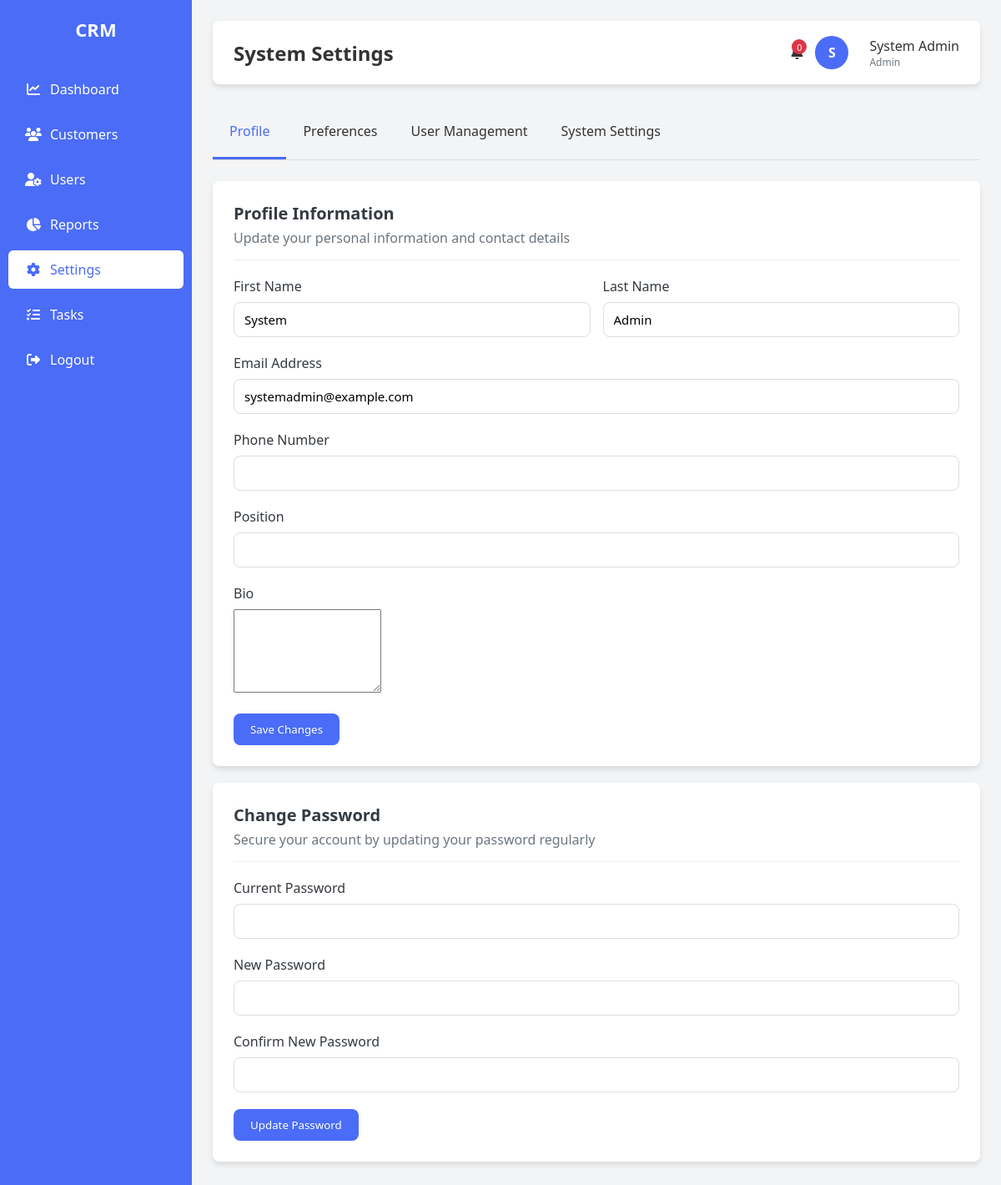
The page /settings.php (signed in) on the database its author committed.
### tables this page shows
CREATE TABLE `users` (
  `id` int(11) NOT NULL,
  `name` varchar(100) NOT NULL,
  `email` varchar(100) NOT NULL,
  `password` varchar(255) NOT NULL,
  `role` enum('admin','user') DEFAULT 'user',
  `phone` varchar(20) DEFAULT NULL,
  `position` varchar(100) DEFAULT NULL,
  `bio` text DEFAULT NULL,
  `created_at` timestamp NOT NULL DEFAULT current_timestamp(),
  `updated_at` timestamp NOT NULL DEFAULT current_timestamp() ON UPDATE current_timestamp()
);

### functions.php (called while the page is built, shortened)
<?php
include 'config.php';
function getUserDetails($user_id) {
    global $conn;
    $sql = "SELECT * FROM users WHERE id = ?";
    $stmt = $conn->prepare($sql);
    $stmt->bind_param("i", $user_id);
    $stmt->execute();
    $result = $stmt->get_result();
    if ($result->num_rows > 0) {
        $user = $result->fetch_assoc();
        $name_parts = explode(' ', $user['name'], 2);
        $user['first_name'] = $name_parts[0] ?? '';
        $user['last_name'] = $name_parts[1] ?? '';
        return $user;
    }
    return null;
}
?>

### settings.php (the view, shortened to what this page needs)
<?php
include 'config.php';
include 'functions.php';
$user_id = $_SESSION['user_id'];
$sql = "SELECT role, name FROM users WHERE id = ? LIMIT 1";
$stmt = $conn->prepare($sql);
$stmt->bind_param("i", $user_id);
$stmt->execute();
$result = $stmt->get_result();
if ($result->num_rows > 0) {
    $user = $result->fetch_assoc();
    $role = $user['role'];
    $user_name = $user['name'];
} else {
    session_destroy();
    header("Location: index.php");
    exit();
}
$user_details = getUserDetails($user_id);
?>
<!DOCTYPE html>
<html lang="en">
<head>
    <link rel="stylesheet" href="https://cdnjs.cloudflare.com/ajax/libs/font-awesome/6.4.0/css/all.min.css">
    <link rel="stylesheet" href="settings/settings.css">
</head>
<body>
    <div class="sidebar">
        <h2>CRM</h2>
        <a href="dashboard.php"><i class="fas fa-chart-line"></i> <span>Dashboard</span></a>
        <a href="customers.php"><i class="fas fa-users"></i> <span>Customers</span></a>
        <?php if ($role === 'admin') : ?>
            <a href="users.php"><i class="fas fa-user-cog"></i> <span>Users</span></a>
            <a href="reports.php"><i class="fas fa-chart-pie"></i> <span>Reports</span></a>
            <a href="settings.php" class="active"><i class="fas fa-cog"></i> <span>Settings</span></a>
        <?php endif; ?>
        <a href="task.php"><i class="fas fa-tasks"></i> <span>Tasks</span></a>
        <a href="logout.php"><i class="fas fa-sign-out-alt"></i> <span>Logout</span></a>
    </div>
    <div class="main-content">
        <div class="header">
            <h2>System Settings</h2>
            <div class="header-actions">
                <div class="notification" id="notificationBell">
                    <span class="badge" id="notificationCount">0</span>
                </div>
                <div class="user-profile">
                    <div class="user-avatar">
                        <?php echo strtoupper(substr($user_name, 0, 1)); ?>
                    </div>
                    <div>
                        <div style="font-weight: 500;"><?php echo htmlspecialchars($user_name); ?></div>
                        <div style="font-size: 12px; color: var(--secondary);"><?php echo ucfirst($role); ?></div>
                    </div>
                </div>
            </div>
        </div>
        <div class="settings-tabs">
            <div class="tab active" data-tab="profile">Profile</div>
            <div class="tab" data-tab="preferences">Preferences</div>
            <?php if ($role === 'admin') : ?>
            <div class="tab" data-tab="users">User Management</div>
            <div class="tab" data-tab="system">System Settings</div>
            <?php endif; ?>
        </div>
        <div class="tab-content active" id="profile">
            <div class="card">
                <div class="card-header">
                    <h2>Profile Information</h2>
                    <p>Update your personal information and contact details</p>
                </div>
                <form method="POST">
                    <div class="form-row">
                        <div class="form-group">
                            <label for="firstName">First Name</label>
                            <input type="text" id="firstName" name="first_name" value="<?php echo htmlspecialchars($user_details['first_name'] ?? ''); ?>" required>
                        </div>
                        <div class="form-group">
                            <label for="lastName">Last Name</label>
                            <input type="text" id="lastName" name="last_name" value="<?php echo htmlspecialchars($user_details['last_name'] ?? ''); ?>" required>
                         </div>
                    </div>
                    <div class="form-group">
                        <label for="email">Email Address</label>
                        <input type="email" id="email" name="email" value="<?php echo htmlspecialchars($user_details['email'] ?? ''); ?>" required>
                    </div>
                    <div class="form-group">
                        <label for="phone">Phone Number</label>
                        <input type="tel" id="phone" name="phone" value="<?php echo htmlspecialchars($user_details['phone'] ?? ''); ?>">
                    </div>
                    <div class="form-group">
                        <label for="position">Position</label>
                        <input type="text" id="position" name="position" value="<?php echo htmlspecialchars($user_details['position'] ?? ''); ?>">
                    </div>
                    <div class="form-group">
                        <label for="bio">Bio</label>
                        <textarea id="bio" name="bio"><?php echo htmlspecialchars($user_details['bio'] ?? ''); ?></textarea>
                    </div>
                    <button type="submit" class="btn btn-primary">Save Changes</button>
                </form>
            </div>
            <div class="card">
                <div class="card-header">
                    <h2>Change Password</h2>
                    <p>Secure your account by updating your password regularly</p>
                </div>
                <form method="POST">
                    <div class="form-group">
                        <label for="currentPassword">Current Password</label>
                        <input type="password" id="currentPassword" name="current_password" required>
                    </div>
                    <div class="form-group">
                        <label for="newPassword">New Password</label>
                        <input type="password" id="newPassword" name="new_password" required>
                    </div>
                    <div class="form-group">
                        <label for="confirmPassword">Confirm New Password</label>
                        <input type="password" id="confirmPassword" name="confirm_password" required>
                    </div>
                    <button type="submit" class="btn btn-primary">Update Password</button>
                </form>
            </div>
        </div>
    </div>
</body>
</html>

### settings/settings.css (style rules this page uses)
:root { --primary: #4a6cf7; --primary-dark: #3a5ad9; --secondary: #6c757d; --success: #28a745; --warning: #ffc107; --danger: #dc3545; --light: #f8f9fa; --dark: #343a40; --sidebar-width: 230px; --border-radius: 8px; --box-shadow: 0 4px 6px rgba(0, 0, 0, 0.1); --transition: all 0.3s ease; }
* { margin: 0; padding: 0; box-sizing: border-box; font-family: 'Segoe UI', Tahoma, Geneva, Verdana, sans-serif; }
body { margin: 0; display: flex; min-height: 100vh; background: #f3f4f6; color: #333; }
.sidebar { width: var(--sidebar-width); background: var(--primary); color: white; display: flex; flex-direction: column; padding-top: 20px; transition: var(--transition); z-index: 1000; }
.sidebar h2 { text-align: center; margin-bottom: 30px; font-size: 22px; padding: 0 15px; }
.sidebar a { color: white; padding: 12px 20px; text-decoration: none; display: flex; align-items: center; transition: var(--transition); border-radius: 6px; margin: 4px 10px; }
.sidebar a i { margin-right: 10px; width: 20px; text-align: center; }
.sidebar a.active { background: white; color: var(--primary); }
.main-content { flex: 1; padding: 25px; overflow-y: auto; transition: var(--transition); }
.header { background: white; padding: 18px 25px; border-radius: var(--border-radius); box-shadow: var(--box-shadow); margin-bottom: 25px; display: flex; justify-content: space-between; align-items: center; }
.header h2 { margin: 0; font-size: 24px; color: #333; }
.header-actions { display: flex; align-items: center; gap: 15px; }
.header-actions .notification { position: relative; cursor: pointer; }
.header-actions .notification .badge { position: absolute; top: -5px; right: -5px; background: var(--danger); color: white; border-radius: 50%; width: 18px; height: 18px; font-size: 11px; display: flex; justify-content: center; align-items: center; }
.user-profile { display: flex; align-items: center; gap: 10px; }
.user-avatar { width: 40px; height: 40px; border-radius: 50%; background: var(--primary); color: white; display: flex; justify-content: center; align-items: center; font-weight: bold; }
.settings-tabs { display: flex; border-bottom: 1px solid #ddd; margin-bottom: 25px; }
.tab { padding: 20px; cursor: pointer; border-bottom: 3px solid transparent; transition: var(--transition); }
.tab.active { border-bottom: 3px solid var(--primary); color: var(--primary); font-weight: 500; }
.tab-content { display: none; }
.tab-content.active { display: block; }
.card { background: white; border-radius: var(--border-radius); box-shadow: var(--box-shadow); padding: 25px; margin-bottom: 20px; }
.card-header { margin-bottom: 20px; padding-bottom: 15px; border-bottom: 1px solid #eee; }
.card-header h2 { font-size: 20px; color: var(--dark); }
.card-header p { color: var(--secondary); margin-top: 5px; }
.form-group { margin-bottom: 20px; }
.form-group label { display: block; margin-bottom: 8px; font-weight: 500; color: var(--dark); }
.form-group input, .form-group select, .textarea { width: 100%; padding: 10px 12px; border: 1px solid #ddd; border-radius: var(--border-radius); font-size: 15px; }
.form-group textarea { min-height: 100px; resize: vertical; }
.form-row { display: flex; gap: 15px; }
.form-row .form-group { flex: 1; }
.btn { padding: 10px 20px; border: none; border-radius: var(--border-radius); cursor: pointer; font-weight: 500; transition: var(--); }
.btn-primary { background: var(--primary); color: white; }
.user-avatar { width: 40px; height: 40px; border-radius: 50%; background: var(--primary); color: white; display: flex; justify-content: center; align-items: center; font-weight: bold; margin-right: 15px; }

### rows shown on the page
users: name "S", name "System Admin", role "Admin", email "systemadmin@example.com"
